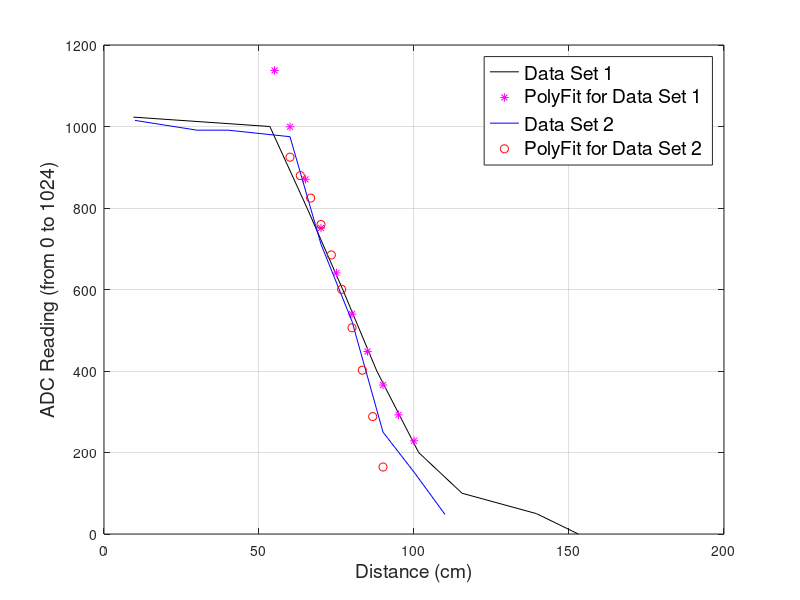

Recreate this plot in MATLAB.
%IR LED Light Intensity Curves
distance = [9.5,53.5,65.5,77,88,101.5,115.5,139.5,153]; %cm
ADCValue = [1023,1000,800,600,400,200,100,50,0]; % from 0 to 1024
distance1 = [10,20,30,40,50,60,70,80,90,100,110];
ADCValue1 = [1015,1003,991,991,983,975,711,522,250,152,48];
plot(distance, ADCValue,'k-')
hold on
p = polyfit(distance(4:8),ADCValue(4:8),2);
x = linspace(55,100,10);
y = polyval(p,x);
plot(x,y,'m*');
hold on

plot(distance1, ADCValue1,'b-')
xlabel('Distance (cm)','FontSize',14)
ylabel('ADC Reading (from 0 to 1024)','FontSize',14)
grid ON
hold on

p1 = polyfit(distance1(4:8),ADCValue1(4:8),2);
x1 = linspace(60,90,10);
y1 = polyval(p1,x1);
plot(x1,y1,'ro');

l=legend('Data Set 1', 'PolyFit for Data Set 1','Data Set 2', 'PolyFit for Data Set 2')
set(l,'FontSize',14)

% % Function to find two biggest values from an array
% ADC_Channels = [0,1,2,3,4,5,50,6];
% maxADC1 = 0;
% maxADC2 = 0;
% for z = 1:1:length(ADC_Channels)
%     if ADC_Channels(z)>maxADC1
%         maxChannel1 = z;
%         maxADC2 = maxADC1;
%         maxADC1 = ADC_Channels(z);
%     elseif ADC_Channels(z)>maxADC2
%             maxADC2 = ADC_Channels(z);
%             maxChannel2 = z;
% end
% end
%             
            
